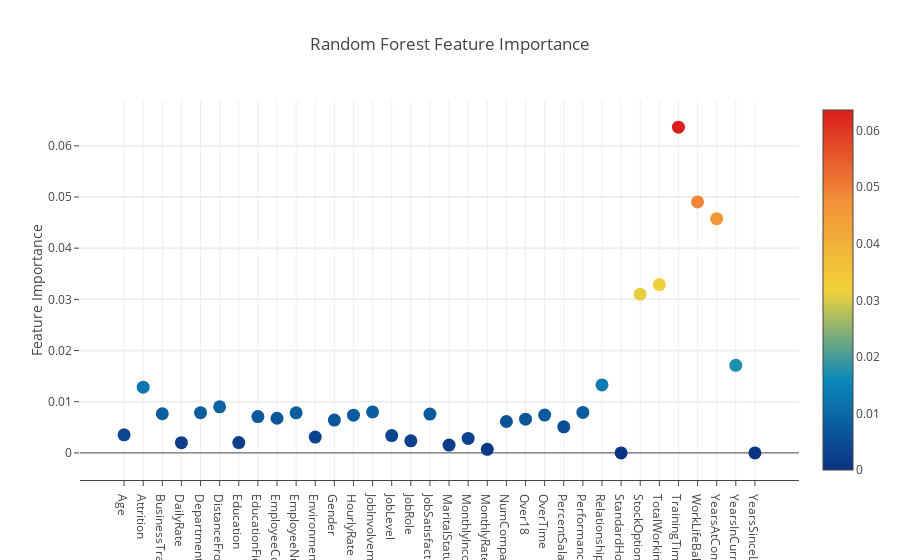

The notebook cell saved with this chart:
### Markdown cell above
Analyzing the Random Forest Model - Confusion Matrix
- The confusion matrix showcases that the random forest model fared better in the Yes label category as it was able to predict more accurately positive predictions for Yes responses. 
- It did more about the same rate of success for No responses as the neural network model.

### Code cell
rf_cm = metrics.confusion_matrix(y_test, rf_y_pred)
print("\nConfusion Matrix")
print(pd.crosstab(y_test.ravel(), rf_y_pred.ravel(), rownames=['True'], colnames=['Predicted'], margins=True))
sns.heatmap(rf_cm, center=True)
graphFeaturesImportant(rf_model, rf_model.steps[1][1].feature_importances_)
plt.show()

### Figure 1 — Plotly figure (JSON) as saved in the notebook; plotly's stock layout.template omitted (floating-point values rounded to 4 significant figures)
{"data": [{"marker": {"color": [0.003519, 0.01285, 0.007641, 0.001994, 0.007854, 0.008992, 0.002016, 0.007086, 0.006763, 0.007818, 0.003089, 0.006402, 0.007369, 0.008002, 0.003383, 0.002357, 0.007583, 0.001532, 0.002833, 0.0006998, 0.006131, 0.006591, 0.007391, 0.005091, 0.007904, 0.01327, 0, 0.031, 0.03288, 0.06365, 0.04904, 0.04576, 0.01711, 0, 0.04395, 0.03321, 0.04129, 0.03287, 0.01699, 0.02787, 0.06176, 0.04993, 0.03151, 0.0323, 0.005116, 0.02132, 0, 0.02605, 0.04761, 0.02553, 0.02115, 0.03945, 0.0273, 0.01917], "colorscale": "Portland", "showscale": true, "size": 13, "sizemode": "diameter", "sizeref": 1}, "mode": "markers", "text": ["Age", "Attrition", "BusinessTravel", "DailyRate", "Department", "DistanceFromHome", "Education", "EducationField", "EmployeeCount", "EmployeeNumber", "EnvironmentSatisfaction", "Gender", "HourlyRate", "JobInvolvement", "JobLevel", "JobRole", "JobSatisfaction", "MaritalStatus", "MonthlyIncome", "MonthlyRate", "NumCompaniesWorked", "Over18", "OverTime", "PercentSalaryHike", "PerformanceRating", "RelationshipSatisfaction", "StandardHours", "StockOptionLevel", "TotalWorkingYears", "TrainingTimesLastYear", "WorkLifeBalance", "YearsAtCompany", "YearsInCurrentRole", "YearsSinceLastPromotion"], "type": "scatter", "uid": "b04bb447-6cca-4c38-adf7-705f80562b47", "x": ["Age", "Attrition", "BusinessTravel", "DailyRate", "Department", "DistanceFromHome", "Education", "EducationField", "EmployeeCount", "EmployeeNumber", "EnvironmentSatisfaction", "Gender", "HourlyRate", "JobInvolvement", "JobLevel", "JobRole", "JobSatisfaction", "MaritalStatus", "MonthlyIncome", "MonthlyRate", "NumCompaniesWorked", "Over18", "OverTime", "PercentSalaryHike", "PerformanceRating", "RelationshipSatisfaction", "StandardHours", "StockOptionLevel", "TotalWorkingYears", "TrainingTimesLastYear", "WorkLifeBalance", "YearsAtCompany", "YearsInCurrentRole", "YearsSinceLastPromotion"], "y": [0.003519, 0.01285, 0.007641, 0.001994, 0.007854, 0.008992, 0.002016, 0.007086, 0.006763, 0.007818, 0.003089, 0.006402, 0.007369, 0.008002, 0.003383, 0.002357, 0.007583, 0.001532, 0.002833, 0.0006998, 0.006131, 0.006591, 0.007391, 0.005091, 0.007904, 0.01327, 0, 0.031, 0.03288, 0.06365, 0.04904, 0.04576, 0.01711, 0, 0.04395, 0.03321, 0.04129, 0.03287, 0.01699, 0.02787, 0.06176, 0.04993, 0.03151, 0.0323, 0.005116, 0.02132, 0, 0.02605, 0.04761, 0.02553, 0.02115, 0.03945, 0.0273, 0.01917]}], "layout": {"autosize": true, "hovermode": "closest", "showlegend": false, "title": {"text": "Random Forest Feature Importance"}, "xaxis": {"showgrid": true, "showline": true, "ticklen": 5, "zeroline": true}, "yaxis": {"gridwidth": 2, "showgrid": true, "ticklen": 5, "title": {"text": "Feature Importance"}, "zeroline": true}}}
